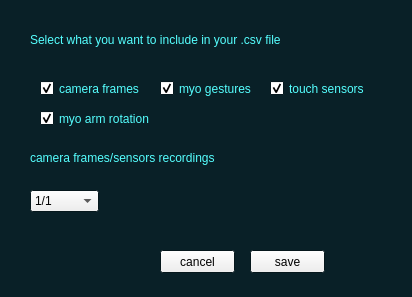
<?xml version="1.0" encoding="UTF-8"?>
<ui version="4.0">
 <class>csvPreferences</class>
 <widget class="QWidget" name="csvPreferences">
  <property name="geometry">
   <rect>
    <x>0</x>
    <y>0</y>
    <width>412</width>
    <height>297</height>
   </rect>
  </property>
  <property name="palette">
   <palette>
    <active>
     <colorrole role="WindowText">
      <brush brushstyle="SolidPattern">
       <color alpha="255">
        <red>85</red>
        <green>255</green>
        <blue>255</blue>
       </color>
      </brush>
     </colorrole>
     <colorrole role="Base">
      <brush brushstyle="SolidPattern">
       <color alpha="255">
        <red>255</red>
        <green>255</green>
        <blue>255</blue>
       </color>
      </brush>
     </colorrole>
     <colorrole role="Window">
      <brush brushstyle="SolidPattern">
       <color alpha="255">
        <red>9</red>
        <green>32</green>
        <blue>39</blue>
       </color>
      </brush>
     </colorrole>
    </active>
    <inactive>
     <colorrole role="WindowText">
      <brush brushstyle="SolidPattern">
       <color alpha="255">
        <red>85</red>
        <green>255</green>
        <blue>255</blue>
       </color>
      </brush>
     </colorrole>
     <colorrole role="Base">
      <brush brushstyle="SolidPattern">
       <color alpha="255">
        <red>255</red>
        <green>255</green>
        <blue>255</blue>
       </color>
      </brush>
     </colorrole>
     <colorrole role="Window">
      <brush brushstyle="SolidPattern">
       <color alpha="255">
        <red>9</red>
        <green>32</green>
        <blue>39</blue>
       </color>
      </brush>
     </colorrole>
    </inactive>
    <disabled>
     <colorrole role="WindowText">
      <brush brushstyle="SolidPattern">
       <color alpha="255">
        <red>120</red>
        <green>120</green>
        <blue>120</blue>
       </color>
      </brush>
     </colorrole>
     <colorrole role="Base">
      <brush brushstyle="SolidPattern">
       <color alpha="255">
        <red>9</red>
        <green>32</green>
        <blue>39</blue>
       </color>
      </brush>
     </colorrole>
     <colorrole role="Window">
      <brush brushstyle="SolidPattern">
       <color alpha="255">
        <red>9</red>
        <green>32</green>
        <blue>39</blue>
       </color>
      </brush>
     </colorrole>
    </disabled>
   </palette>
  </property>
  <property name="windowTitle">
   <string>csvPreferences</string>
  </property>
  <widget class="QLabel" name="label">
   <property name="geometry">
    <rect>
     <x>30</x>
     <y>30</y>
     <width>261</width>
     <height>20</height>
    </rect>
   </property>
   <property name="text">
    <string>Select what you want to include in your .csv file</string>
   </property>
  </widget>
  <widget class="QCheckBox" name="cameraCheckBox">
   <property name="geometry">
    <rect>
     <x>40</x>
     <y>80</y>
     <width>101</width>
     <height>17</height>
    </rect>
   </property>
   <property name="text">
    <string>camera frames</string>
   </property>
   <property name="checked">
    <bool>true</bool>
   </property>
  </widget>
  <widget class="QCheckBox" name="gesturesCheckBox">
   <property name="geometry">
    <rect>
     <x>160</x>
     <y>80</y>
     <width>111</width>
     <height>17</height>
    </rect>
   </property>
   <property name="text">
    <string>myo gestures</string>
   </property>
   <property name="checked">
    <bool>true</bool>
   </property>
  </widget>
  <widget class="QCheckBox" name="touchCheckBox">
   <property name="geometry">
    <rect>
     <x>270</x>
     <y>80</y>
     <width>101</width>
     <height>17</height>
    </rect>
   </property>
   <property name="text">
    <string>touch sensors</string>
   </property>
   <property name="checked">
    <bool>true</bool>
   </property>
  </widget>
  <widget class="QLabel" name="label_2">
   <property name="geometry">
    <rect>
     <x>30</x>
     <y>150</y>
     <width>251</width>
     <height>16</height>
    </rect>
   </property>
   <property name="text">
    <string>camera frames/sensors recordings</string>
   </property>
  </widget>
  <widget class="QComboBox" name="ratioComboBox">
   <property name="geometry">
    <rect>
     <x>30</x>
     <y>190</y>
     <width>69</width>
     <height>22</height>
    </rect>
   </property>
   <item>
    <property name="text">
     <string>1/1</string>
    </property>
   </item>
   <item>
    <property name="text">
     <string>1/2</string>
    </property>
   </item>
   <item>
    <property name="text">
     <string>1/3</string>
    </property>
   </item>
   <item>
    <property name="text">
     <string>1/4</string>
    </property>
   </item>
   <item>
    <property name="text">
     <string>1/5</string>
    </property>
   </item>
  </widget>
  <widget class="QCheckBox" name="rotationCheckBox">
   <property name="geometry">
    <rect>
     <x>40</x>
     <y>110</y>
     <width>111</width>
     <height>17</height>
    </rect>
   </property>
   <property name="text">
    <string>myo arm rotation</string>
   </property>
   <property name="checked">
    <bool>true</bool>
   </property>
  </widget>
  <widget class="QPushButton" name="saveButton">
   <property name="geometry">
    <rect>
     <x>250</x>
     <y>250</y>
     <width>75</width>
     <height>23</height>
    </rect>
   </property>
   <property name="text">
    <string>save</string>
   </property>
  </widget>
  <widget class="QPushButton" name="cancelButton">
   <property name="geometry">
    <rect>
     <x>160</x>
     <y>250</y>
     <width>75</width>
     <height>23</height>
    </rect>
   </property>
   <property name="text">
    <string>cancel</string>
   </property>
  </widget>
 </widget>
 <layoutdefault spacing="6" margin="11"/>
 <resources/>
 <connections/>
</ui>
